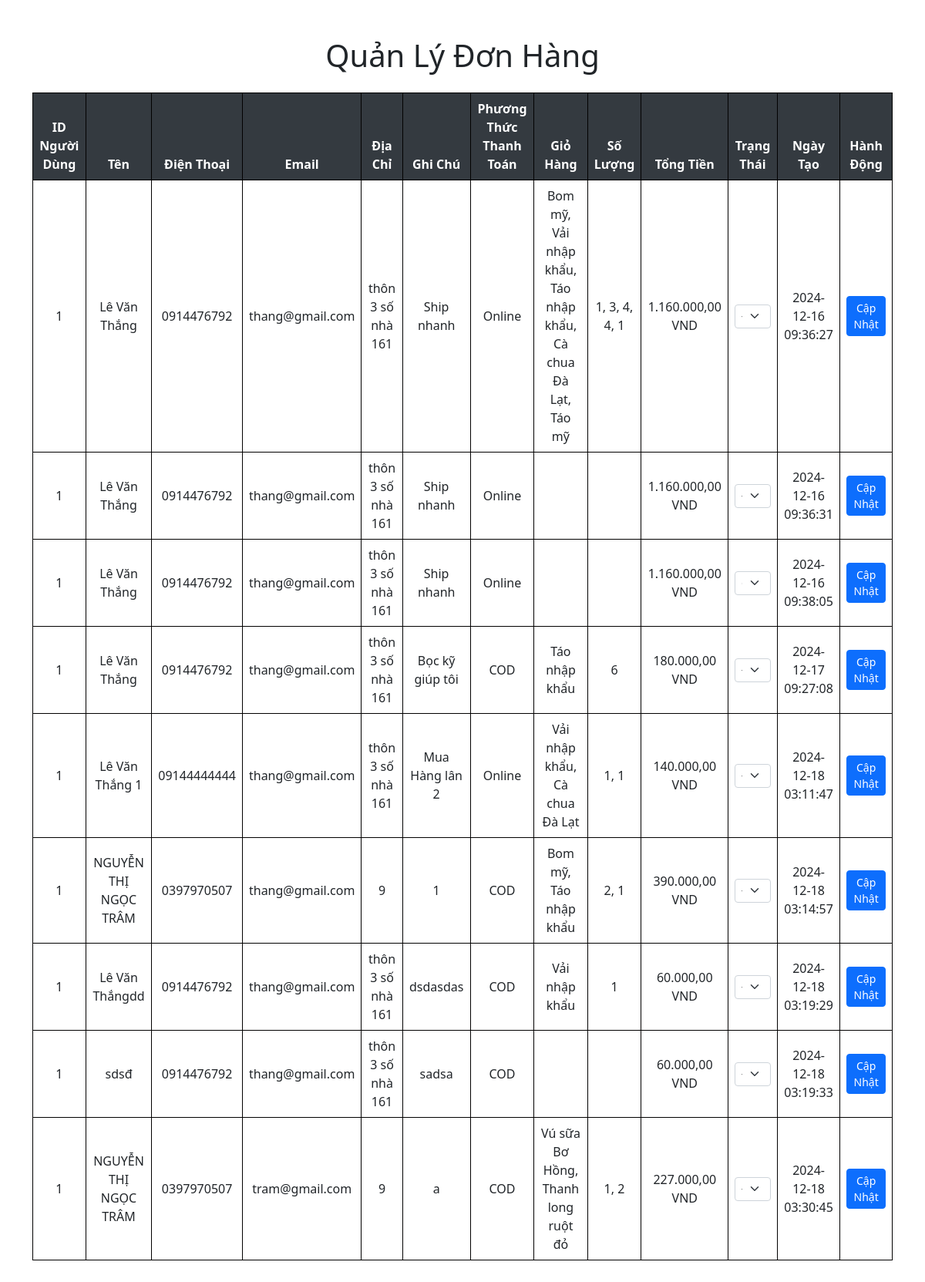
/quanlydonhang.php, run on the app's committed database.
### tables this page shows
CREATE TABLE `orders` (
  `id` int(11) NOT NULL,
  `user_id` int(11) NOT NULL,
  `name` varchar(255) NOT NULL,
  `phone` varchar(15) NOT NULL,
  `email` varchar(255) NOT NULL,
  `address` text NOT NULL,
  `note` text DEFAULT NULL,
  `payment_method` varchar(255) NOT NULL,
  `cart_items` text NOT NULL,
  `order_status` varchar(50) DEFAULT 'Chưa xử lý',
  `created_at` timestamp NOT NULL DEFAULT current_timestamp(),
  `total_price` decimal(10,2) NOT NULL
);

### quanlydonhang.php (the view, shortened to what this page needs)
<?php
include 'db_connection.php';
$sql = "SELECT id, user_id, name, phone, email, address, note, payment_method, cart_items, order_status, created_at, total_price FROM orders";
$result = mysqli_query($conn, $sql);
?>
<!DOCTYPE html>
<html lang="en">
<head>
    <link href="css/styles.css" rel="stylesheet">
    <link href="https://cdn.jsdelivr.net/npm/bootstrap@5.2.3/dist/css/bootstrap.min.css" rel="stylesheet">
</head>
<body>
<div class="container py-5">
        <h1 class="text-center mb-4">Quản Lý Đơn Hàng</h1>
        <table class="table table-bordered table-responsive">
            <thead class="table-dark">
                <tr>
                    <th>ID Người Dùng</th>
                    <th>Tên</th>
                    <th>Điện Thoại</th>
                    <th>Email</th>
                    <th>Địa Chỉ</th>
                    <th>Ghi Chú</th>
                    <th>Phương Thức Thanh Toán</th>
                    <th>Giỏ Hàng</th>
                    <th>Số Lượng</th>
                    <th>Tổng Tiền</th>
                    <th>Trạng Thái</th>
                    <th>Ngày Tạo</th>
                    <th>Hành Động</th>
                </tr>
            </thead>
            <tbody>
                <?php while ($row = mysqli_fetch_assoc($result)) {
                    $cart_items = $row['cart_items'];
                    $cart_items_display = '';
                    $quantities_display = '';
                    if (!empty($cart_items)) {
                        $cart_items_array = json_decode($cart_items, true);
                        if (is_array($cart_items_array)) {
                            $product_ids = array_keys($cart_items_array);
                            $quantities = array_values($cart_items_array);
                            $product_names = [];
                            $product_prices = [];
                            if (!empty($product_ids)) {
                                $product_ids_str = implode(',', $product_ids);
                                $product_names_query = "SELECT id, product_name, product_current_price FROM products WHERE id IN ($product_ids_str)";
                                $product_names_result = mysqli_query($conn, $product_names_query);
                                while ($product_row = mysqli_fetch_assoc($product_names_result)) {
                                    $product_names[$product_row['id']] = $product_row['product_name'];
                                    $product_prices[$product_row['id']] = $product_row['product_current_price'];
                                }
                            }
                            $cart_items_display = implode(', ', $product_names);
                            $quantities_display = implode(', ', $quantities);
                            $total_price = 0;
                            foreach ($product_ids as $index => $product_id) {
                                $total_price += $product_prices[$product_id] * $quantities[$index];
                            }
                        }
                    }
                ?>
                    <tr>
                        <td data-label="ID Người Dùng"><?php echo $row['user_id']; ?></td>
                        <td data-label="Tên"><?php echo $row['name']; ?></td>
                        <td data-label="Điện Thoại"><?php echo $row['phone']; ?></td>
                        <td data-label="Email"><?php echo $row['email']; ?></td>
                        <td data-label="Địa Chỉ"><?php echo $row['address']; ?></td>
                        <td data-label="Ghi Chú"><?php echo $row['note']; ?></td>
                        <td data-label="Phương Thức Thanh Toán"><?php echo $row['payment_method']; ?></td>
                        <td data-label="Giỏ Hàng"><?php echo nl2br($cart_items_display); ?></td>
                        <td data-label="Số Lượng"><?php echo nl2br($quantities_display); ?></td>
                        <td data-label="Tổng Tiền"><?php echo number_format($total_price, 2, ',', '.') . ' VND'; ?></td>
                        <td data-label="Trạng Thái">
                            <form action="quanlydonhang.php" method="POST" class="d-flex">
                                <select name="order_status" class="form-select form-select-sm">
                                    <option value="Chưa xử lý" <?php echo $row['order_status'] === 'Chưa xử lý' ? 'selected' : ''; ?>>Chưa xử lý</option>
                                    <option value="Đang xử lý" <?php echo $row['order_status'] === 'Đang xử lý' ? 'selected' : ''; ?>>Đang xử lý</option>
                                    <option value="Đã giao" <?php echo $row['order_status'] === 'Đã giao' ? 'selected' : ''; ?>>Đã giao</option>
                                    <option value="Đã hủy" <?php echo $row['order_status'] === 'Đã hủy' ? 'selected' : ''; ?>>Đã hủy</option>
                                </select>
                        </td>
                        <td data-label="Ngày Tạo"><?php echo $row['created_at']; ?></td>
                        <td>
                            <button type="submit" name="update_status" class="btn btn-primary btn-sm w-100">Cập Nhật</button>
                        </td>
                    </tr>
                <?php } ?>
            </tbody>
        </table>
    </div>
</body>
</html>

### quanlydonhang.php (style rules this page uses)
.table { background-color: #fff; border: 1px solid #020101; border-radius: 8px; }
.table th { background-color: #343a40; color: white; text-align: center; }
.table td { vertical-align: middle; text-align: center; }
.table-bordered td, .table-bordered th { border: 1px solid #020101; }
.btn { border-radius: 4px; }
.form-select { border-radius: 4px; }

### data on the page
orders: user "1", name "Lê Văn Thắng", phone "0914476792", email "thang@gmail.com", address "thôn 3 số nhà 161", note "Ship nhanh", payment_method "Online", cart_items_display "Bom mỹ, Vải nhập khẩu, Táo nhập khẩu, Cà chua Đà Lạt, Táo mỹ", cart_items "1, 3, 4, 4, 1", total_price "1.160.000,00", order_status "Đã giao", created_at "2024-12-16 09:36:27"
orders: user "1", name "Lê Văn Thắng", phone "0914476792", email "thang@gmail.com", address "thôn 3 số nhà 161", note "Ship nhanh", payment_method "Online", total_price "1.160.000,00", order_status "Đã giao", created_at "2024-12-16 09:36:31"
orders: user "1", name "Lê Văn Thắng", phone "0914476792", email "thang@gmail.com", address "thôn 3 số nhà 161", note "Ship nhanh", payment_method "Online", total_price "1.160.000,00", order_status "Chưa xử lý", created_at "2024-12-16 09:38:05"
orders: user "1", name "Lê Văn Thắng", phone "0914476792", email "thang@gmail.com", address "thôn 3 số nhà 161", note "Bọc kỹ giúp tôi", payment_method "COD", cart_items_display "Táo nhập khẩu", cart_items "6", total_price "180.000,00", order_status "Đã giao", created_at "2024-12-17 09:27:08"
orders: user "1", name "Lê Văn Thắng 1", phone "09144444444", email "thang@gmail.com", address "thôn 3 số nhà 161", note "Mua Hàng lân 2", payment_method "Online", cart_items_display "Vải nhập khẩu, Cà chua Đà Lạt", cart_items "1, 1", total_price "140.000,00", order_status "Đang xử lý", created_at "2024-12-18 03:11:47"
orders: user "1", name "NGUYỄN THỊ NGỌC TRÂM", phone "0397970507", email "thang@gmail.com", address "9", note "1", payment_method "COD", cart_items_display "Bom mỹ, Táo nhập khẩu", cart_items "2, 1", total_price "390.000,00", order_status "Đã giao", created_at "2024-12-18 03:14:57"
orders: user "1", name "Lê Văn Thắngdd", phone "0914476792", email "thang@gmail.com", address "thôn 3 số nhà 161", note "dsdasdas", payment_method "COD", cart_items_display "Vải nhập khẩu", cart_items "1", total_price "60.000,00", order_status "Đã hủy", created_at "2024-12-18 03:19:29"
orders: user "1", name "sdsđ", phone "0914476792", email "thang@gmail.com", address "thôn 3 số nhà 161", note "sadsa", payment_method "COD", total_price "60.000,00", order_status "Đã hủy", created_at "2024-12-18 03:19:33"
orders: user "1", name "NGUYỄN THỊ NGỌC TRÂM", phone "0397970507", email "tram@gmail.com", address "9", note "a", payment_method "COD", cart_items_display "Vú sữa Bơ Hồng, Thanh long ruột đỏ", cart_items "1, 2", total_price "227.000,00", order_status "Đã giao", created_at "2024-12-18 03:30:45"
